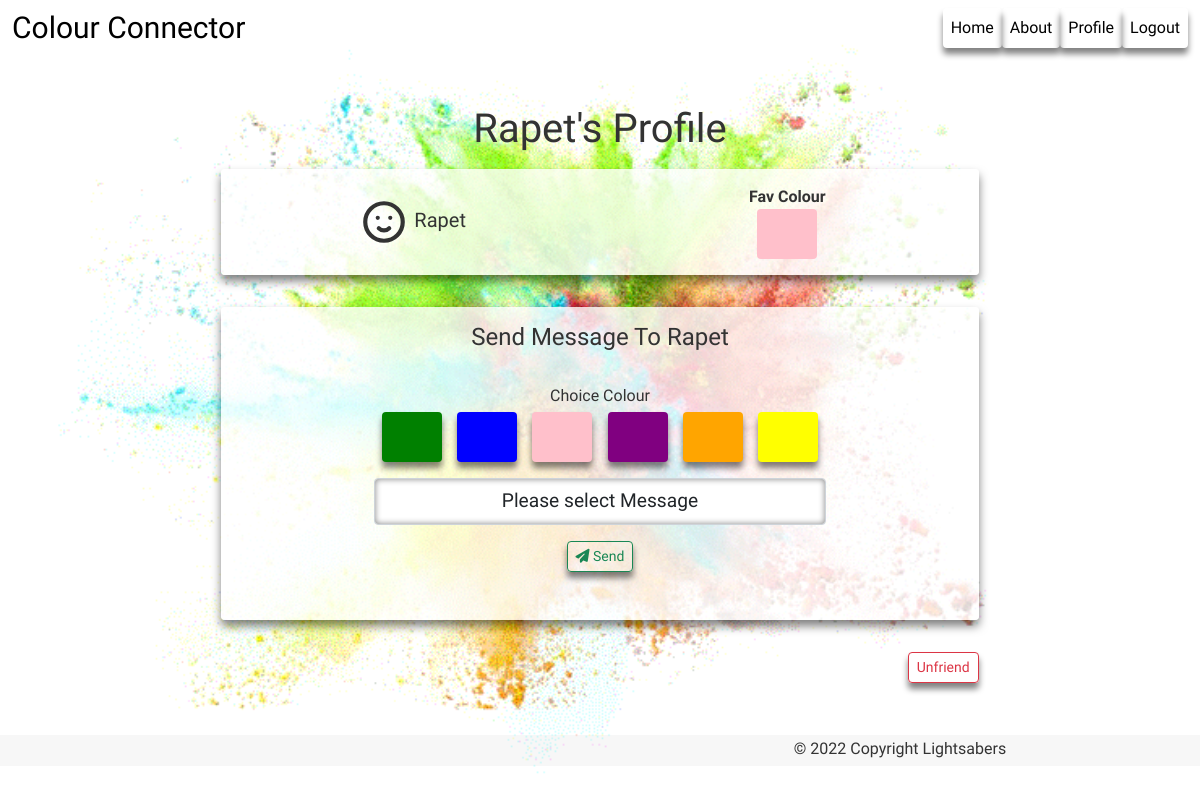
The app's page /profile/rapet (signed in), older data.
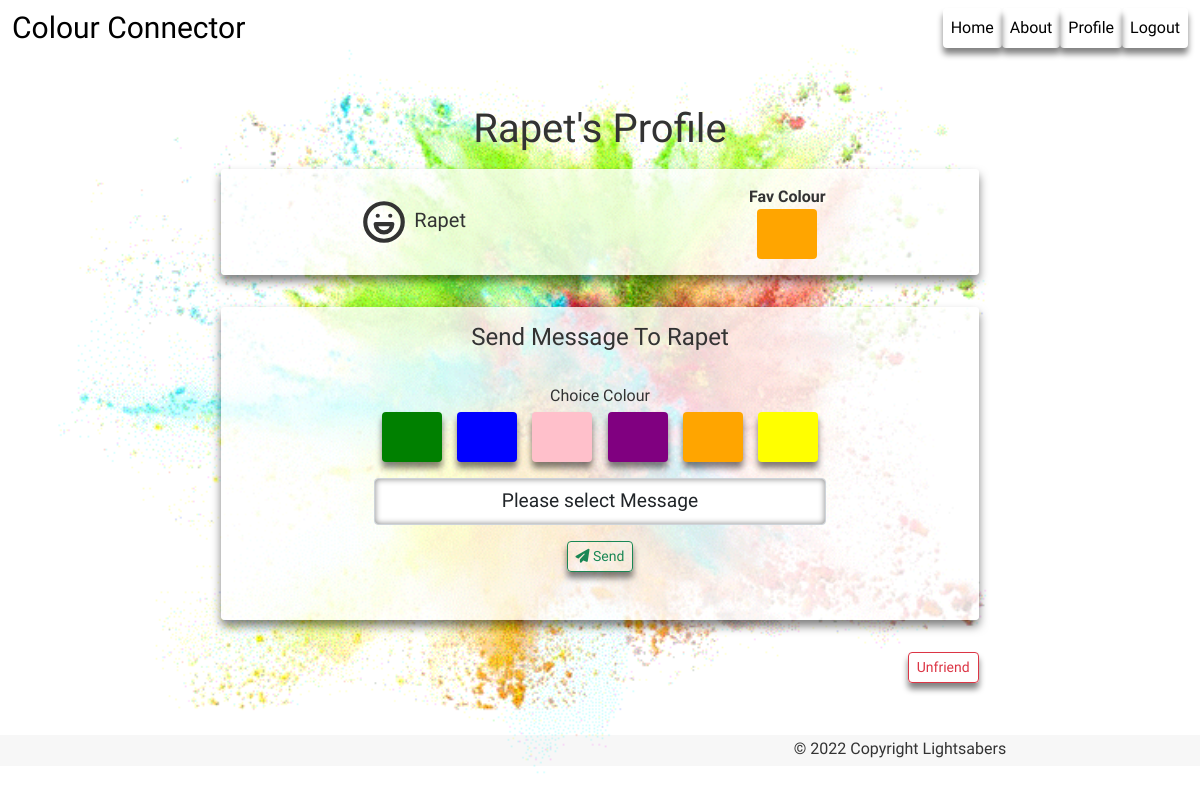
The same page, newer data.
### profiles/models.py (models this page shows, shortened)
class UserProfile(models.Model):
    user = models.OneToOneField(User, on_delete=models.CASCADE, related_name='profile')
    fav_color = models.ForeignKey(Color, on_delete=models.CASCADE, null=True)
    mood = models.ForeignKey('Mood', on_delete=models.CASCADE, null=True)
    creation_time = models.DateTimeField(auto_now_add=True, blank=True, null=True)
    slug = models.SlugField(unique=True)

class Color(models.Model):
    color = models.CharField(max_length=20, blank=True)
    def __str__(self):
        return str(self.color)

### profiles/views.py (the view)
# urls.py: path("<slug:slug>", views.user_profile, name="user_profile"),
@login_required
def user_profile(request, slug):
    friend = get_object_or_404(UserProfile, slug=slug)
    friend_mood = str(friend.mood)
    colors = Color.objects.all()
    form = SendMessage()
    context = {
        'colors': colors,
        'friend': friend,
        'form': form
    }
    return render(request, 'profiles/friend-detail.html', context)

### profiles/forms.py
class SendMessage(forms.ModelForm):
    class Meta:
        model = Post
        fields = ['sender', 'receiver', 'message', 'color', 'image']
    def __init__(self, *args, **kwargs):
        super(SendMessage, self).__init__(*args, **kwargs)
        for field in self.fields:
            self.fields[field].widget.attrs['placeholder'] = self.fields[field].label
            self.fields[field].empty_label = 'Please select ' + self.fields[field].label

### profiles/models.py (called while the page is built)
    def __str__(self):
        return str(self.message)

    def __str__(self):
        return str(self.mood)

### profiles/templates/profiles/friend-detail.html (shortened to what this page needs)
{% extends 'base.html' %}
{% load static %}
{% block content %}
<div class="container text-center p-0 p-sm-3">
  <h1 class="heading text-capitalize">{{friend.slug}}'s Profile</h1>
  <div class="row gx-0 gx-3 gy-3">
    <div class="panel panel-default col-sm-8 mx-auto">
      <div class="m-1 m-sm-2 p-1 py-3 p-sm-3 bg rounded">
        <div class="row align-items-center">
          <div class="col-6">
            <h5 class="panel-title text-capitalize p-0 m-0">
              {{friend.slug}}
            </h5>
          </div>
          <div class="col-6">
            {% if friend.fav_color %}
            <strong>Fav Colour</strong>
            <div class="mx-auto rounded" style="height: 50px; width: 60px; background-color: {{friend.fav_color}}"></div>
            {% endif %}
          </div>
        </div>
      </div>
    </div>
    <div class="panel panel-default col-sm-8 mx-auto">
      <div class="m-1 m-sm-2 p-1 p-sm-3 py-3 bg rounded">
        <h4 class="panel-title text-capitalize">
          Send Message to {{friend.slug}}
        </h4>
        {% include 'includes/send-message.html' %}
      </div>
    </div>
    <div class="mx-auto col-12 col-sm-8 ">
      <div class="d-flex flex-row justify-content-end">
            <button
              type="submit"
              onclick="unfriend()"
              class="btn btn-outline-danger btn-sm m-2">
              Unfriend
            </button>
    </div>
  </div>
</div>
{% endblock %}

Row changes from the older to the newer data that the page shows:
changed UserProfile "Rapet": mood_id 6 → 4 (drawn); fav_color_id 3 → 5 (drawn)
